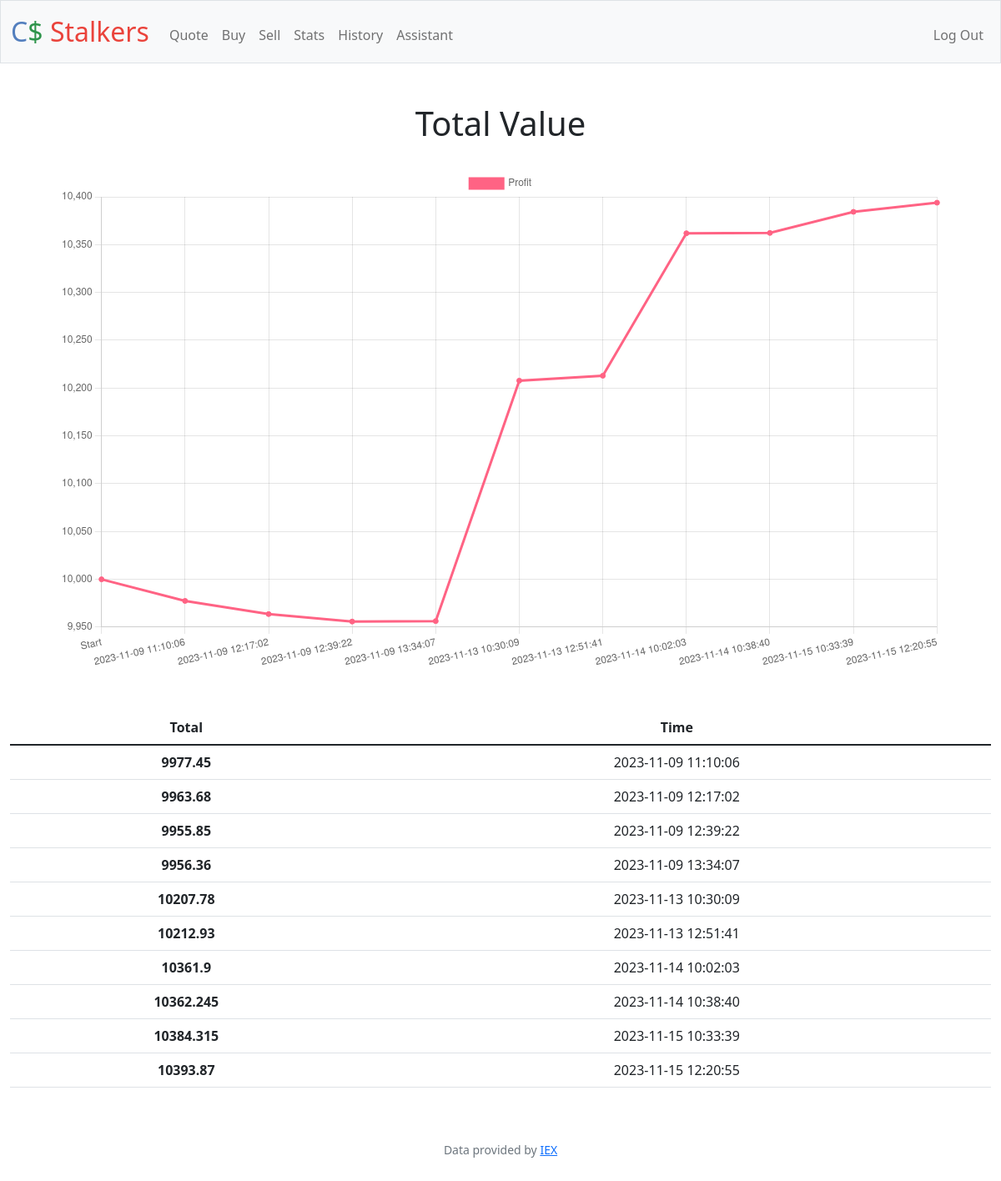
Screenshot of /stats (signed in) with the database file from the repository.
### tables this page shows
CREATE TABLE "transactions" (
	"id"	INTEGER NOT NULL,
	"user_id"	NUMERIC,
	"symbol"	TEXT,
	"shares"	INTEGER,
	"price"	REAL,
	"date"	DATETIME,
	"sum"	INTEGER,
	PRIMARY KEY("id" AUTOINCREMENT)
);

### app.py (the view)
@app.route("/stats", methods=["GET"])
@login_required
def stats():
    user_id = session["user_id"]
    transactions_db = db.execute("SELECT * FROM transactions WHERE user_id = ?", user_id)
    data = []
    for row in transactions_db:
        if row["shares"] < 0:
            data.append({"time": row["date"], "sum": row["sum"]})
    return render_template("stats.html", data=data)

### app.py (called while the page is built)
@app.after_request
def after_request(response):
    response.headers["Cache-Control"] = "no-cache, no-store, must-revalidate"
    response.headers["Expires"] = 0
    response.headers["Pragma"] = "no-cache"
    return response

### helpers.py (called while the page is built)
def login_required(f):
    @wraps(f)
    def decorated_function(*args, **kwargs):
        if session.get("user_id") is None:
            return redirect("/login")
        return f(*args, **kwargs)
    return decorated_function

### templates/stats.html (shortened to what this page needs)
{% extends "layout.html" %}
{% block main %}
    <head>
    </head>
    <body>
        <h1>Total Value</h1>
        <br>
        <div style="height: 75vh; width: 90%; margin: auto;">
            <canvas id="myChart"></canvas>
        </div>
        <br><br>
        <table id="stats" class="table" >
            <tr>
                <th scope="col">Total</th>
                <th scope="col">Time</th>
            </tr>
              <tbody>
                {% for data in data%}
                <tr>
                    <th scope="row"> {{ data["sum"] }} </th>
                    <td> {{ data["time"] }} </td>
                </tr>
                {% endfor %}
            </tbody>
        </table>
        <script>
            document.addEventListener("DOMContentLoaded", function() {
                // Get the table element by its ID
                var table = document.getElementById("stats");
                console.log(table);
                // Create an empty array to store the table data
                var values = [10000];
                var times= ["Start"];
                // Loop through the rows of the table
                for (var i = 1; i < table.rows.length; i++) {
                    var row = table.rows[i];
                    var timeCell = row.cells[1];
                    var valueCell = row.cells[0];
                    // Extract the text content from the cells and push them into the respective arrays
                    times.push(timeCell.textContent.trim());  // Use trim() to remove leading/trailing spaces
                    values.push(parseFloat(valueCell.textContent));  // Convert the text to a number
                };
                console.log(times);
                console.log(values);
                /*
                var sTime = ["Current"];
                var sValue = ["10000"];
                */
                const labels = times;
                const data = {
                    labels: labels,
                    datasets: [{
                        label: 'Profit',
                        backgroundColor: 'rgb(255, 99, 132)',
                        borderColor: 'rgb(255, 99, 132)',
                        data: values,
                    }]
                };
                const config = {
                    type: 'line',
                    data: data,
                    options: { maintainAspectRatio: false }
                };
                const myChart = new Chart(
                    document.getElementById('myChart'),
                    config
                );
            });
        </script>
    </body>
{% endblock %}

### rows the page displays
transactions: sum "9977.45", time "2023-11-09 11:10:06"
transactions: sum "9963.68", time "2023-11-09 12:17:02"
transactions: sum "9955.85", time "2023-11-09 12:39:22"
transactions: sum "9956.36", time "2023-11-09 13:34:07"
transactions: sum "10207.78", time "2023-11-13 10:30:09"
transactions: sum "10212.93", time "2023-11-13 12:51:41"
transactions: sum "10361.9", time "2023-11-14 10:02:03"
transactions: sum "10362.245", time "2023-11-14 10:38:40"
transactions: sum "10384.315", time "2023-11-15 10:33:39"
transactions: sum "10393.87", time "2023-11-15 12:20:55"
